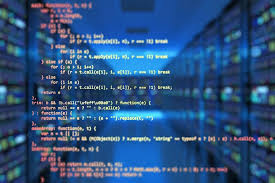
#> input picture Class 4/download (1).jpg, 275 x 183 px
$ python '4.3(threshold).py'
#> lines starting #> are read from the running program, lines starting #| are printed output that depends on the picture; after the words box and inside, x2 and y2 are one past the last pixel; in counts of white or black regions, pixels touching at a corner belong together
import cv2

img=cv2.imread("download (1).jpg")
#> img is the input picture: shape (183, 275, 3); mean B, G, R 127.9, 81.6, 44.2

grayImg= cv2.cvtColor(img,cv2.COLOR_BGR2GRAY)
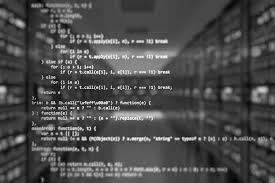
#> grayImg: shape (183, 275); min 1, max 248, mean 75.7
thresImg = cv2.threshold(grayImg,200,255,cv2.THRESH_BINARY)[1]
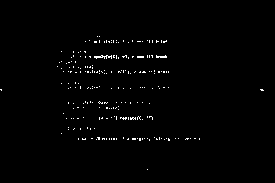
#> thresImg: shape (183, 275); 1.1% white in thin lines or dots, all inside (x1, y1, x2, y2) = (0, 36, 264, 170)


cv2.imwrite("gTHRESHOLDIMG.jpg",thresImg)
